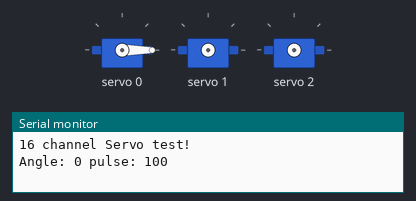
A sketch run on a simulated Arduino Uno, built with avr-gcc and run on an emulated ATmega328P. Parts: 3 × servo, the last lines printed to the serial monitor.

Above: at 0.1 s.
At 11.2 s:
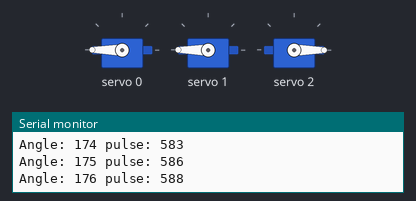
At 16.3 s:
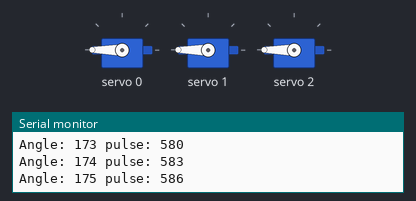
At 20.8 s:
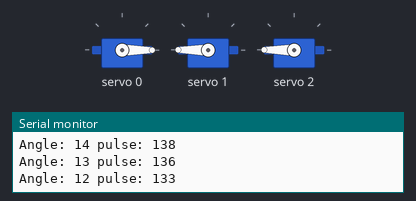
At 25.5 s:
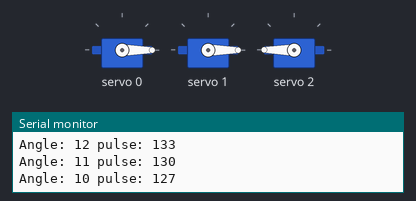
At 35.4 s:
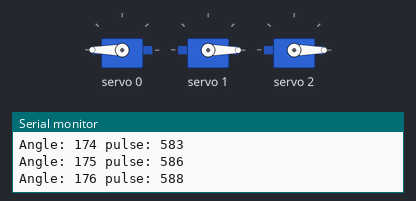
Timing chart, 0 to 40.0 s (numbered marks = the images above):
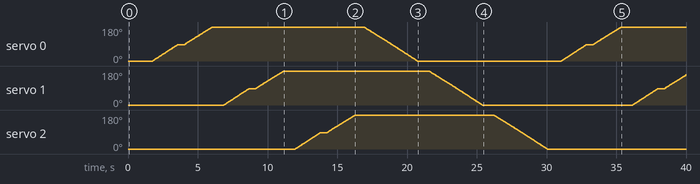

Measured:
- by itself, servo 2: rises from 0° to 180° in 4.3 s, then falls to 0° in 13.8 s

The sketch:

robotic_arm_v1.ino
```cpp
#include <Adafruit_PWMServoDriver.h>
Adafruit_PWMServoDriver pwm = Adafruit_PWMServoDriver(0x40);       // called this way, it uses the default address 0x40

#define SERVOMIN 100
#define SERVOMAX 600

int currAng[3] = {0};

void setup() {
  Serial.begin(9600);
  Serial.println("16 channel Servo test!");
  pwm.begin();
  pwm.setPWMFreq(60);                  // Analog servos run at ~60 Hz updates
}

void loop()
{
  moveServo(0, 0);
  delay(500);
  moveServo(1, 0);
  delay(500);
  moveServo(2, 0);
  delay(500);

  moveServo(0, 90);
  delay(500);
  moveServo(0, 180);
  delay(500);

  moveServo(1, 90);
  delay(500);
  moveServo(1, 180);
  delay(500);

  moveServo(2, 90);
  delay(500);
  moveServo(2, 180);
  delay(500);

}

void moveServo(int n, int a)
{
  if (a > currAng[n])
  {
    for (int i = currAng[n]; i <= a; i++)
    {
      pwm.setPWM(n, 0, angleToPulse(i));
      delay(5);
    }
  }
  else
  {
    for (int i = currAng[n]; i >= a; i--)
    {
      pwm.setPWM(n, 0, angleToPulse(i));
      delay(5);
    }
  }
  currAng[n] = a;
}

int angleToPulse(int ang)                             //gets angle in degree and returns the pulse width
{
  int pulse = map(ang, 0, 180, SERVOMIN, SERVOMAX); // map angle of 0 to 180 to Servo min and Servo max
  Serial.print("Angle: "); Serial.print(ang);
  Serial.print(" pulse: "); Serial.println(pulse);
  return pulse;
}
```
